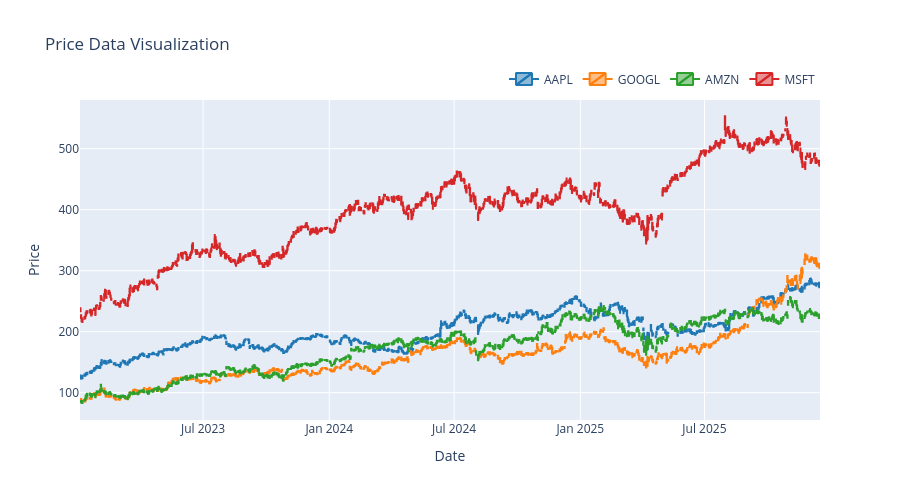

Notebook cell for this chart:
### Markdown cell above
## Plotter for PriceData
---

### Code cell
plotter = PriceDataPlotter()
for pdata in price_datas:
    plotter.add(pdata)

print(plotter)
plotter.show()

### Figure 1 — Plotly figure (JSON) as saved in the notebook; plotly's stock layout.template omitted (floating-point values rounded to 4 significant figures; data arrays with more than 128 entries replaced by an {"elided": "..."} marker saying what was removed)
{"data": [{"close": {"elided": "742 float values"}, "decreasing": {"line": {"color": "#1f77b4"}}, "high": {"elided": "742 float values"}, "increasing": {"line": {"color": "#1f77b4"}}, "low": {"elided": "742 float values"}, "name": "AAPL", "open": {"elided": "742 float values"}, "x": {"elided": "742 str values"}, "type": "candlestick"}, {"close": {"elided": "742 float values"}, "decreasing": {"line": {"color": "#ff7f0e"}}, "high": {"elided": "742 float values"}, "increasing": {"line": {"color": "#ff7f0e"}}, "low": {"elided": "742 float values"}, "name": "GOOGL", "open": {"elided": "742 float values"}, "x": {"elided": "742 str values"}, "type": "candlestick"}, {"close": {"elided": "742 float values"}, "decreasing": {"line": {"color": "#2ca02c"}}, "high": {"elided": "742 float values"}, "increasing": {"line": {"color": "#2ca02c"}}, "low": {"elided": "742 float values"}, "name": "AMZN", "open": {"elided": "742 float values"}, "x": {"elided": "742 str values"}, "type": "candlestick"}, {"close": {"elided": "742 float values"}, "decreasing": {"line": {"color": "#d62728"}}, "high": {"elided": "742 float values"}, "increasing": {"line": {"color": "#d62728"}}, "low": {"elided": "742 float values"}, "name": "MSFT", "open": {"elided": "742 float values"}, "x": {"elided": "742 str values"}, "type": "candlestick"}], "layout": {"xaxis": {"rangeslider": {"visible": false}, "title": {"text": "Date"}}, "legend": {"orientation": "h", "yanchor": "bottom", "y": 1.02, "xanchor": "right", "x": 1}, "title": {"text": "Price Data Visualization"}, "yaxis": {"title": {"text": "Price"}}, "height": 500, "hovermode": "x unified"}}
